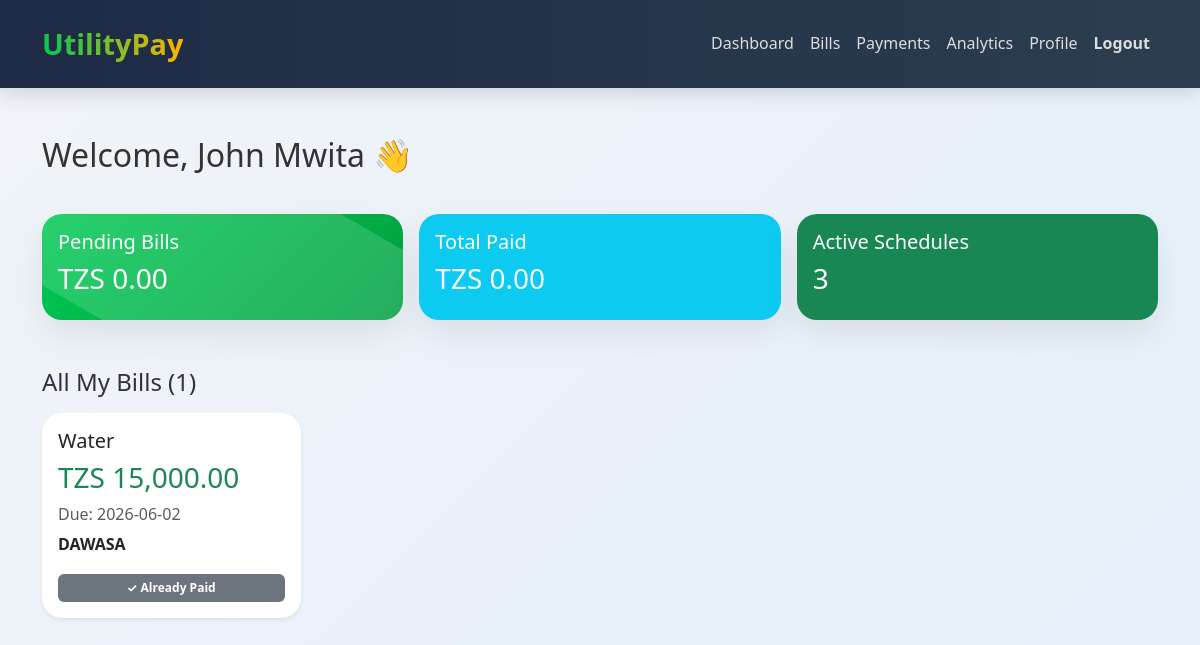
Page /dashboard.php (signed in) on the committed database.
### tables this page shows
CREATE TABLE `bills` (
  `id` int(11) NOT NULL,
  `user_id` int(11) DEFAULT NULL,
  `utility_type` enum('water','electricity','internet') NOT NULL,
  `amount` decimal(10,2) NOT NULL,
  `due_date` date NOT NULL,
  `status` enum('pending','paid') DEFAULT 'pending',
  `bill_number` varchar(50) DEFAULT NULL,
  `provider` varchar(100) DEFAULT NULL,
  `created_at` timestamp NOT NULL DEFAULT current_timestamp()
);

### dashboard.php (the view, shortened to what this page needs)
<?php
include 'includes/header.php';
$user_id = $_SESSION['user_id'];
$user = $conn->query("SELECT * FROM users WHERE id = $user_id")->fetch_assoc();
$all_bills = $conn->query("SELECT * FROM bills
                          WHERE user_id = $user_id
                          ORDER BY due_date ASC");
?>
<div class="container py-5">
    <h2>Welcome, <?= htmlspecialchars($_SESSION['name']) ?> 👋</h2>
    <div class="row mt-4 g-3">
        <div class="col-md-4">
            <div class="card text-white utility-card h-100">
                <div class="card-body">
                    <h5>Pending Bills</h5>
                    <h3>TZS <?= number_format($user['total_pending'] ?? 0, 2) ?></h3>
                </div>
            </div>
        </div>
        <div class="col-md-4">
            <div class="card bg-info text-white h-100">
                <div class="card-body">
                    <h5>Total Paid</h5>
                    <h3>TZS <?= number_format($user['total_paid'] ?? 0, 2) ?></h3>
                </div>
            </div>
        </div>
        <div class="col-md-4">
            <div class="card bg-success text-white h-100">
                <div class="card-body">
                    <h5>Active Schedules</h5>
                    <h3>3</h3>
                </div>
            </div>
        </div>
    </div>
    <h4 class="mt-5 mb-3">All My Bills (<?= $all_bills->num_rows ?>)</h4>
    <div style="max-height: 650px; overflow-y: auto; padding-right: 10px;" class="row">
        <?php if ($all_bills->num_rows == 0): ?>
            <div class="col-12">
                <div class="alert alert-info text-center py-5">
                    No bills found. Please add bills from the <a href="bills.php">Bills</a> page.
                </div>
            </div>
        <?php else: ?>
            <?php while($bill = $all_bills->fetch_assoc()): ?>
            <div class="col-md-4 col-lg-3 mb-4">
                <div class="card h-100 shadow-sm">
                    <div class="card-body">
                        <h5><?= ucfirst($bill['utility_type']) ?></h5>
                        <h3 class="text-success">TZS <?= number_format($bill['amount'], 2) ?></h3>
                        <p class="text-muted mb-1">Due: <?= $bill['due_date'] ?></p>
                        <p><strong><?= htmlspecialchars($bill['provider']) ?></strong></p>
                        <?php if($bill['status'] == 'pending'): ?>
                            <a href="payments.php?bill_id=<?= $bill['id'] ?>"
                               class="btn btn-success w-100 mt-3">
                                <i class="fas fa-credit-card"></i> PAY NOW
                            </a>
                        <?php else: ?>
                            <span class="badge bg-secondary w-100 py-2 mt-3 d-block">
                                ✓ Already Paid
                            </span>
                        <?php endif; ?>
                    </div>
                </div>
            </div>
            <?php endwhile; ?>
        <?php endif; ?>
    </div>
</div>
<?php include 'includes/footer.php'; ?>

### assets/css/style.css (style rules this page uses)
:root { --primary: #00c853; --primary-dark: #00b140; --secondary: #ffb300; --dark: #1e2a44; --light: #f8f9fa; --gray: #6c757d; --success: #00c853; --accent: #1e88e5; }
* { margin: 0; padding: 0; box-sizing: border-box; }
body { font-family: 'Segoe UI', system-ui, -apple-system, sans-serif; background: linear-gradient(135deg, #f0f4f8 0%, #e6f0fa 100%); color: #333; line-height: 1.6; overflow-x: hidden; }
.card { border: none; border-radius: 20px; box-shadow: 0 15px 35px rgba(0, 0, 0, 0.08); transition: all 0.4s cubic-bezier(0.4, 0, 0.2, 1); overflow: hidden; background: white; }
.utility-card { background: linear-gradient(135deg, var(--primary), #00a040); color: white; position: relative; overflow: hidden; }
.utility-card::before { content: ''; position: absolute; top: -50%; right: -50%; width: 200%; height: 200%; background: rgba(255,255,255,0.15); transform: rotate(30deg); transition: all 0.6s; }

### rows in the picture
bills: utility_type "Water", amount "15,000.00", due_date "2026-06-02", provider "DAWASA", status "✓ Already Paid"

### other values in the picture
$_SESSION['name'] "John Mwita"
$user['total_pending'] "0.00"
$user['total_paid'] "0.00"
$all_bills->num_rows "1"
